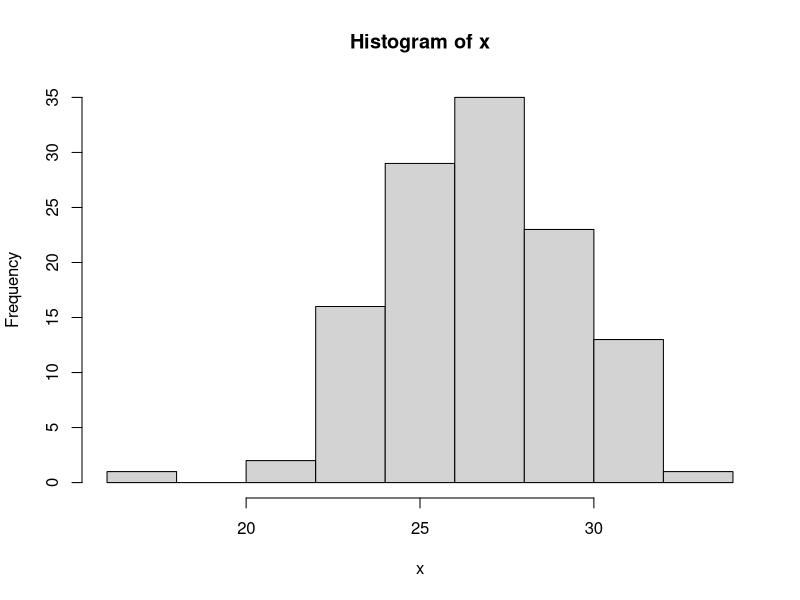
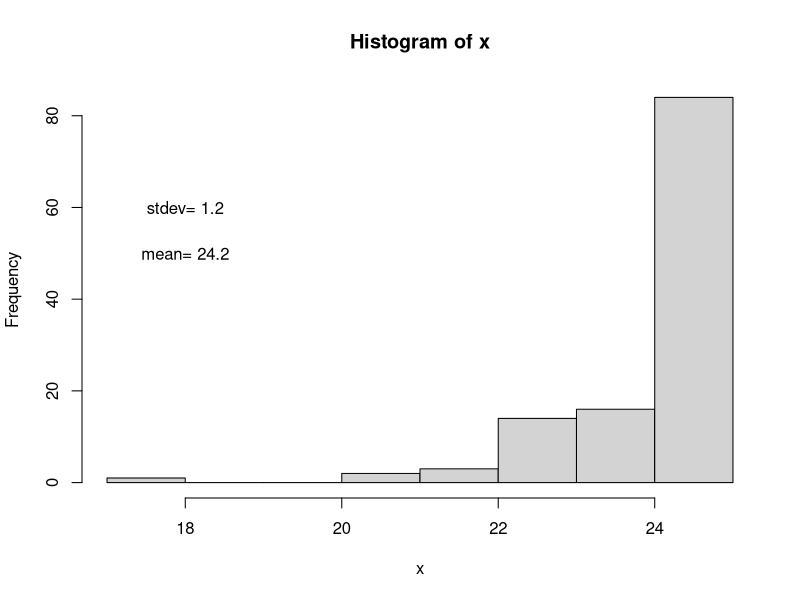
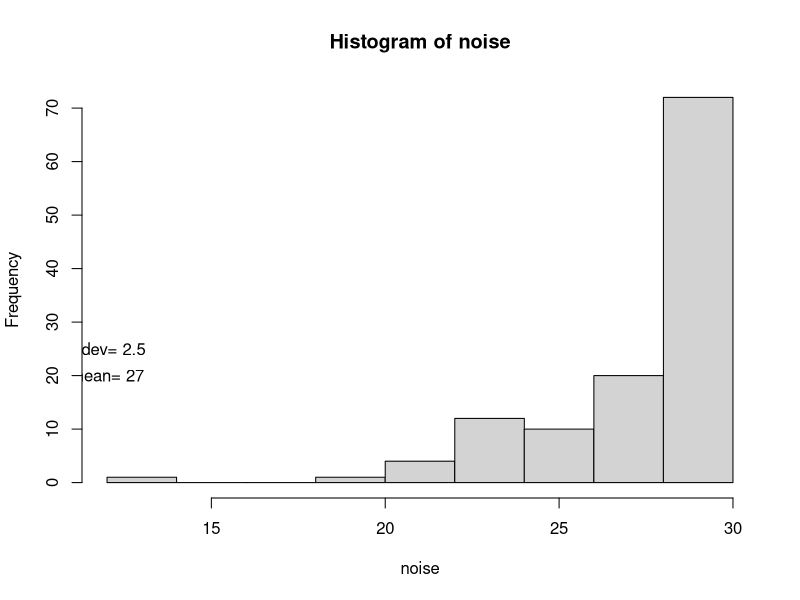
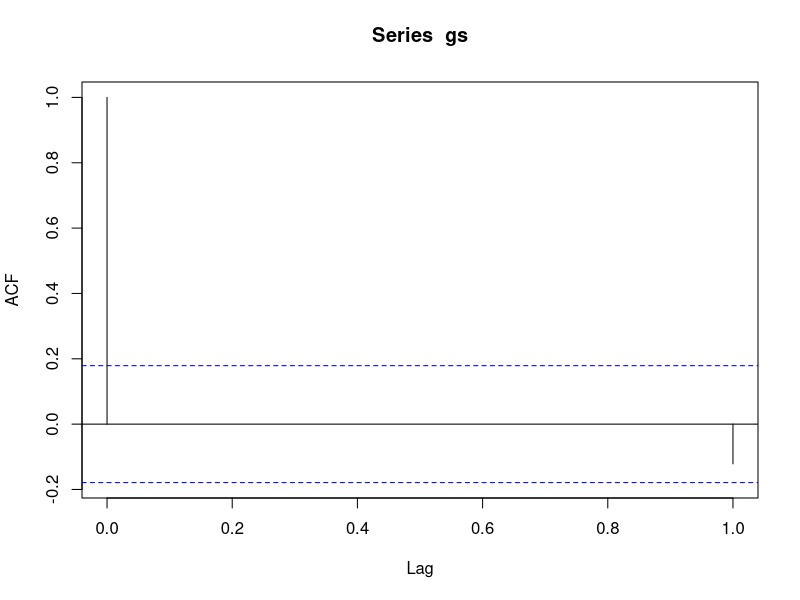
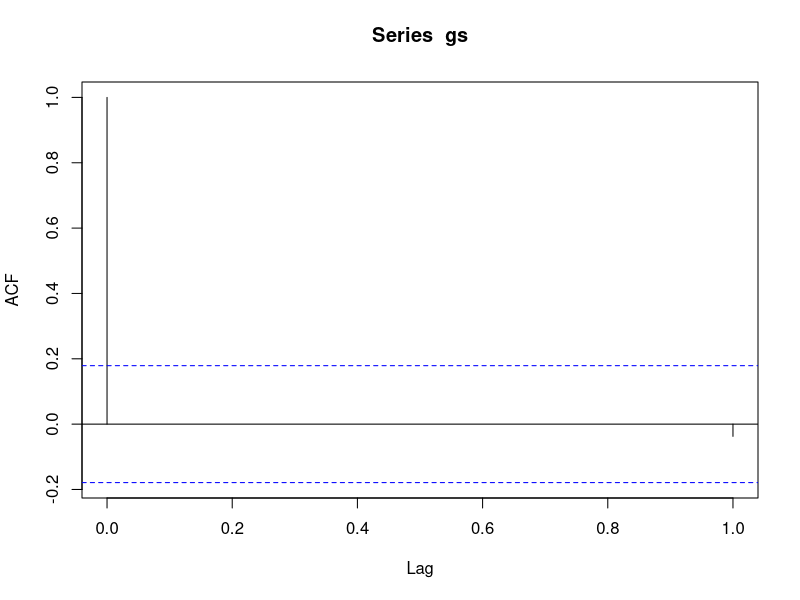
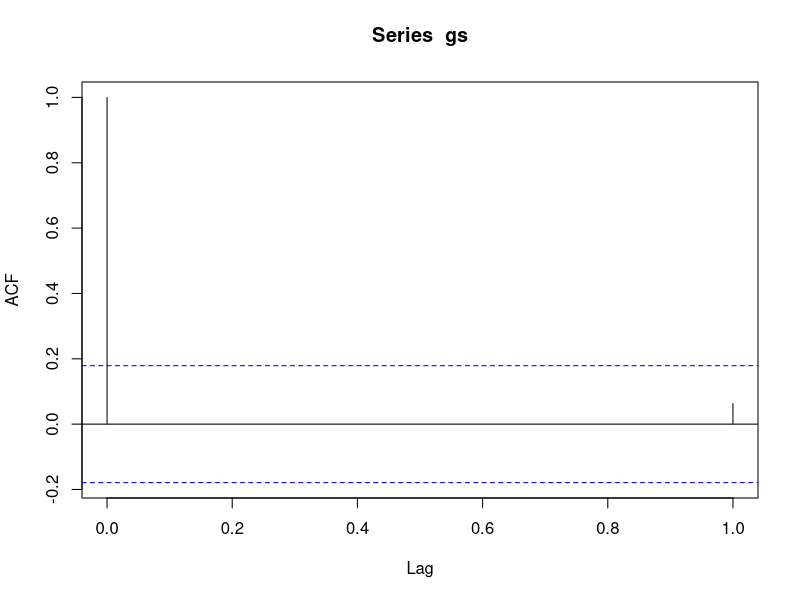
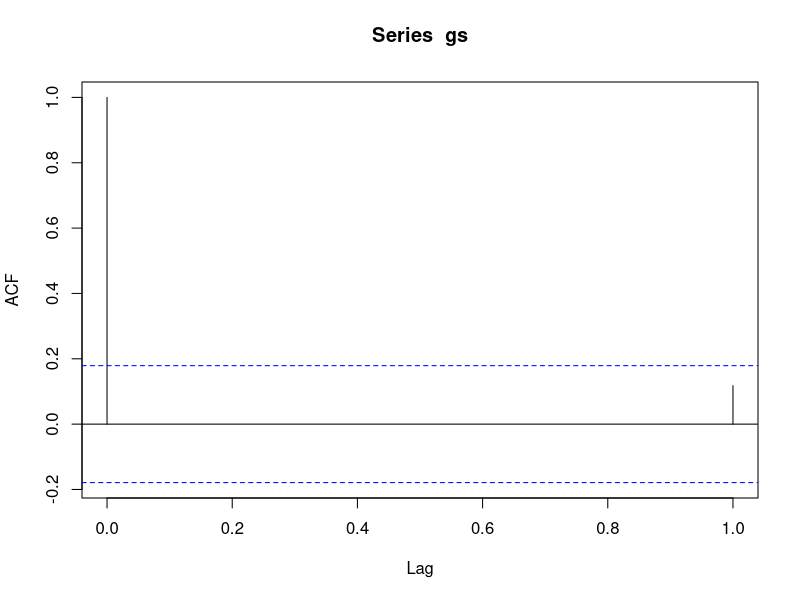
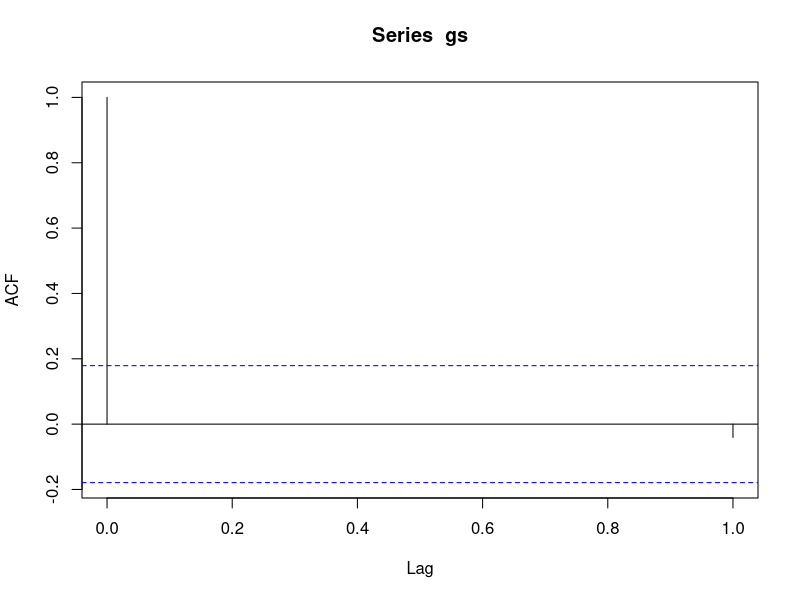

R code for these plots, in order: (Note: this script raises an error after producing the figures.)
#select random seed: only implement once!
a=as.numeric(Sys.time())
set.seed(a)

#create mimicry function: only need to run once
mimicry<- function(x,y){
  # x, y: 2 real vectors of length T
  # z: real vector of length T in which the elements of x
  # occur in the same rank order as the elements of y
  # 10 September 1995
  # modified for R, Cuddington 2018
  xs=sort(x,index.return=TRUE)
  ys=sort(y, index.return=TRUE)
  zs=sort(ys$ix,index.return=TRUE)
  z=xs$x[zs$ix]
}

#set parameters: mean, upper threshold, lower threshold, sd and similulation tolerance limit(so it doesn't run forever 
#searching for the perfect solution)
mtemp=27 #mean
sdev=2.5 #std dev
tol=2
ut=25 #upper threshold
lt=10 #lower threshold
leg=120

#check if sd and range are reasonable
asd=(ut-lt)/4
if (asd>1.25*sdev||asd<.75*sdev) {
  print(c("Too big a difference between standard deviation and range, estimated range sd=",asd))
}

#generate random numbers
x=rnorm(leg, m=mtemp, sd=sdev)

#check distribution, mean and standard deviation
hist(x)
text(18,50, paste("mean=",round(mean(x),1)))
text(18,60, paste("stdev=",round(sd(x),1)))
icount=0;

#correct any numbers outside upper and lower threshold (until tolerance limit is reached)
while(((any(x>ut)||any(x<lt)))&&icount<tol) {
  icount=icount+1
  
  for (i in 1:length(x)){
    if(x[i]>ut) x[i]=rnorm(1, m=mtemp, sd=sdev)
    if(x[i]<lt) x[i]=rnorm(1, m=mtemp, sd=sdev)
  }
}

#truncate values outside of thresholds if tolerance exceeded 
if (icount>=tol){
  print(c("exceeded loop tolerance, truncatin",icount,tol))
  x[x>ut]=ut
  x[x<lt]=lt
}

#check distribution, mean and standard deviation
hist(x)
text(18,50, paste("mean=",round(mean(x),1)))
text(18,60, paste("stdev=",round(sd(x),1)))

#standardize mean and variance
meanxn=mean(x); varxn=sd(x);
noise=(((x-meanxn)/(varxn))*sdev)+mtemp;
#noise[noise<lt]=lt
#noise[noise>ut]=ut
hist(noise)
text(12,20, paste("mean=",round(mean(noise),3)))
text(12,25, paste("stdev=",round(sd(noise),3)))

#generate sequences with desired degree of autocorrelation (using Ar(1) process) within given
# error tolerance
lbet=c(0,0.6,0.99) 
tol2=0.01;

gs=vector('double',leg)
tseq=matrix(NaN, leg,length(lbet)+1)
acz=vector('double', length(lbet))


for (j in 1:length(lbet)) {#loop1
acoef=lbet[j];


ac=-99
while ((ac<(acoef-tol2))||(ac>(acoef+tol2))) {#loop2
gs[1]=rnorm(1,0,1);

crand=rnorm(leg, 0,1);
for (cnts in 2:leg) {#loop2
gs[cnts] =acoef*gs[cnts-1]+crand[cnts]*sqrt(sdev)*sqrt(1.-acoef^2);
} #loop3 through desired sequence length

ac=acf(gs,1)$acf[2]
ac

} #loop2 until generate sequence with desired autocorr within tolerance

z=mimicry(noise,gs)
acz[j]=acf(z,1)$acf[2]
tseq[,j]=round(z,1)

} #loop1 through autocorr values


tseq[,4]=rev(tseq[,3])

#check out temp sequences
plot(tseq[,2],type="l")
lines(tseq[,3], type="l", col="red")
#lines(tseq[,1], type="l", col="blue")

#save as dataframe
temps=data.frame(tseq)
colnames(temps)=paste("auto_",round(acz,2), sep="")


# all metrics should be identical
apply(temps, 2,max)
apply(temps, 2,min)
apply(temps, 2,mean)
apply(temps, 2,sd)

#create adjusted white noise sequences for N largest and smallest values
N <- 6
sndx <- order(temps[,1])[1:6]
lndx <- order(temps[,1], decreasing = T)[1:N]
temps[sndx,1]=temps[sndx,1]+0.3
temps[lndx,1]=temps[lndx,1]-0.3


# white metric will differ metrics should be identical
apply(temps, 2,max)
apply(temps, 2,min)
apply(temps, 2,mean)
apply(temps, 2,sd)

#write file with series (each column a different autocorrelation, and series with identical elements)
tempfilename=paste("C:/Users/kcudding/thermallog/temps_mean_",round(mtemp,0),"sd_",round(sdev*10,0),".csv", sep="")
write.csv(temps*10,tempfilename, row.names=FALSE)

